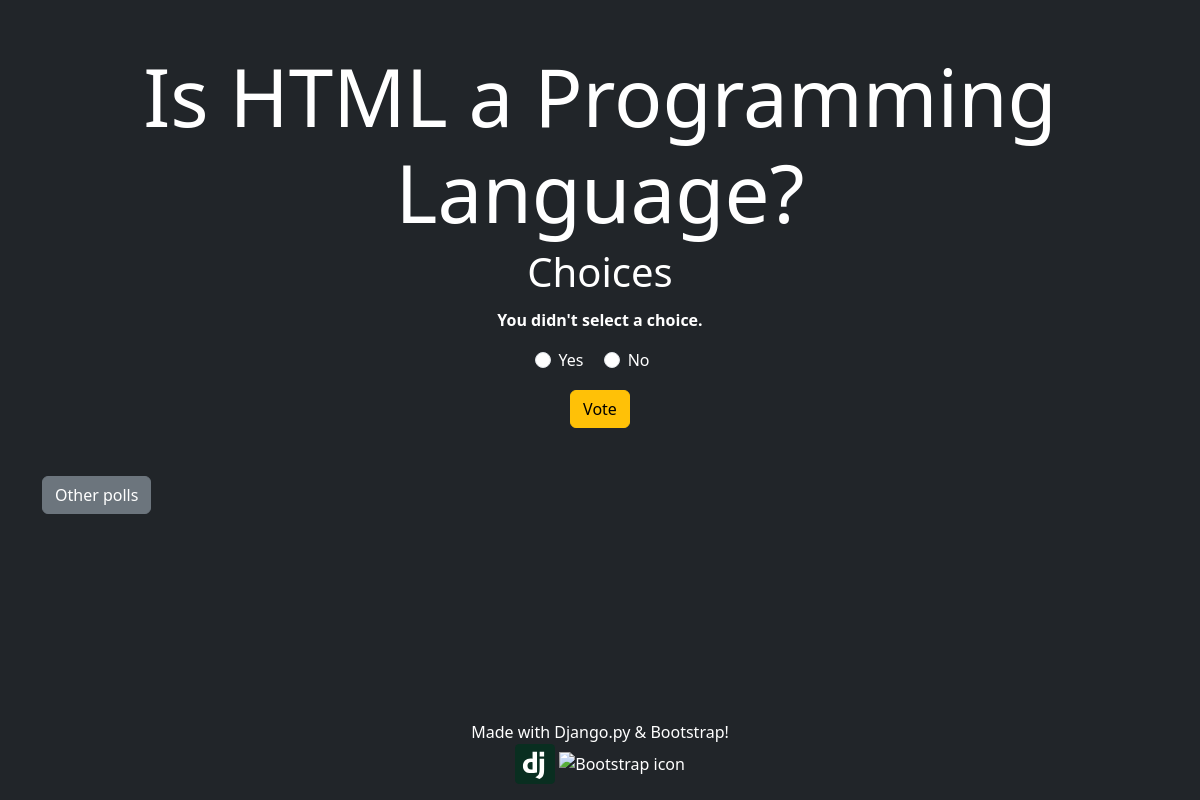
/polls/2/vote/, run on the app's committed database.
### polls/models.py (models this page shows, shortened)
class Question(models.Model):
    question_text = models.CharField(max_length=200)
    pub_date = models.DateTimeField('date published')

class Choice(models.Model):
    question = models.ForeignKey(Question, on_delete=models.CASCADE)
    choice_text = models.CharField(max_length=200)
    votes = models.IntegerField(default=0)

### polls/views.py (the view)
# urls.py: path('<int:question_id>/vote/', views.vote, name='vote'),
def vote(request, question_id):
    question = get_object_or_404(Question, pk=question_id)
    try:
        selected_choice = question.choice_set.get(pk=request.POST['choice'])
    except (KeyError, Choice.DoesNotExist):
        return render(request, 'polls/detail.html', {
            'question': question,
            'error_message': "You didn't select a choice.",
        })
    else:
        selected_choice.votes += 1
        selected_choice.save()
        return HttpResponseRedirect(reverse('polls:results', args=(question.id,)))

### polls/templates/polls/detail.html (shortened to what this page needs)
<!doctype html>
<html lang="en">
  <head>
    <link href="https://cdn.jsdelivr.net/npm/bootstrap@5.3.0-alpha1/dist/css/bootstrap.min.css" rel="stylesheet">
    {% load static %}
    <link rel="stylesheet" href="{% static 'polls/styles/style.css' %}">
  </head>
  <body class="bg-dark">
    <div class="container text-white">
        <main>
            <div class="row justify-content-center align-items-center g-2">
                <div class="col-12">
                    <form class="text-center mb-5" action="{% url 'polls:vote' question.id %}" method="post">
                        <fieldset class="mb-3">
                            <legend>
                                <h1 class="display-1 text-center mt-5">{{ question.question_text }}</h1>
                                <h1 class="text-center mb-1">Choices</h1>
                            </legend>
                            {% if error_message %}<p><strong>{{ error_message }}</strong></p>{% endif %}
                            {% for choice in question.choice_set.all %}
                                <div class="form-check form-check-inline">
                                    <input class="form-check-input" type="radio" name="choice" id="choice{{ forloop.counter }}" value="{{ choice.id }}">
                                    <label class="form-check-label" for="choice{{ forloop.counter }}">{{ choice.choice_text }}</label><br>
                                </div>
                            {% endfor %}
                        </fieldset>
                        <input class="btn btn-warning" type="submit" value="Vote">
                        </form>
                        <a class="btn btn-secondary" href="{% url 'polls:index' %}">Other polls</a>
                </div>
            </div>
        </main>
        <footer class="fixed-bottom">
            <div class="row justify-content-center align-items-center g-2">
                <div class="col-12 text-center">
                    <p class="m-0">Made with Django.py & Bootstrap!</p>
                    <div class="mb-3">
                        <img src="{% static 'polls/images/django-icon-svgrepo-com.svg' %}" alt="Django icon">
                        <img src="{% static 'polls/images/Bootstrap_logo.svg' %}" alt="Bootstrap icon">
                    </div>
                </div>
            </div>
        </footer>
    </div>
  </body>
</html>

### polls/static/polls/styles/style.css (style rules this page uses)
footer img { width: 40px; height: auto; }

### data on the page
Question: question_text "Is HTML a Programming Language?"
Choice: choice_text "Yes"
Choice: choice_text "No"

### other printed values
{{ error_message }} "You didn't select a choice."
